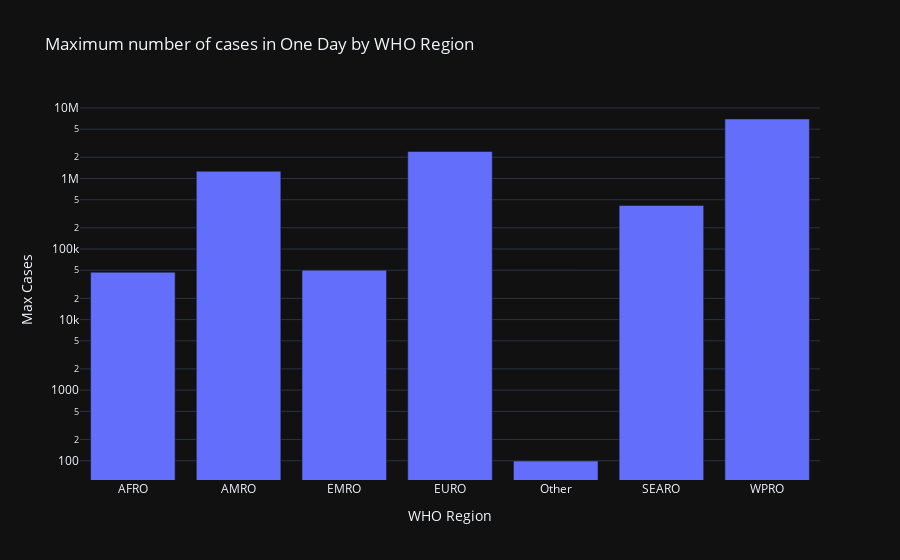
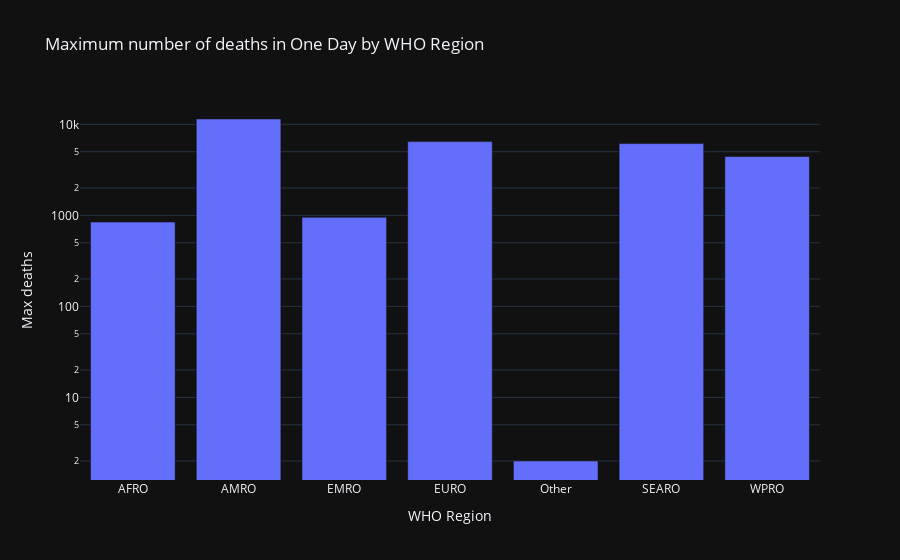

The cell these charts' notebook holds for them, in order:
### Markdown cell above
As seen above the minimum values for number of cases and deaths apperently have negtive values, why this is is hard to tell. Down below the maximum values for each region are shown in two separate graphs.

### Code cell
fig = px.bar(
        data_frame=max_min_deaths_cases_regions,
        x='WHO_region',
        y="max_cases",
        log_y=True,
        labels=dict(max_cases= 'Max Cases', WHO_region= 'WHO Region'),
        hover_data=['max_cases', 'WHO_region'],
        title='Maximum number of cases in One Day by WHO Region',
        template='plotly_dark',
    )
fig.show()

fig = px.bar(
        data_frame=max_min_deaths_cases_regions,
        x='WHO_region',
        y="max_deaths",
        log_y=True,
        labels=dict(max_deaths='Max deaths', WHO_region= 'WHO Region'),
        hover_data=['max_deaths', 'WHO_region'],
        title='Maximum number of deaths in One Day by WHO Region',
        template='plotly_dark',
    )
fig.show()

### Figure 1 — Plotly figure (JSON) as saved in the notebook; plotly's stock layout.template omitted (floating-point values rounded to 4 significant figures)
{"data": [{"alignmentgroup": "True", "hovertemplate": "WHO Region=%{x}<br>Max Cases=%{y}<extra></extra>", "legendgroup": "", "marker": {"color": "#636efa", "pattern": {"shape": ""}}, "name": "", "offsetgroup": "", "orientation": "v", "showlegend": false, "textposition": "auto", "type": "bar", "x": ["AFRO", "AMRO", "EMRO", "EURO", "Other", "SEARO", "WPRO"], "xaxis": "x", "y": [46914, 1265520, 50228, 2417043, 99, 414188, 6966046], "yaxis": "y"}], "layout": {"barmode": "relative", "legend": {"tracegroupgap": 0}, "title": {"text": "Maximum number of cases in One Day by WHO Region"}, "xaxis": {"anchor": "y", "domain": [0, 1], "title": {"text": "WHO Region"}}, "yaxis": {"anchor": "x", "domain": [0, 1], "title": {"text": "Max Cases"}, "type": "log"}}}

### Figure 2 — Plotly figure (JSON) as saved in the notebook; plotly's stock layout.template omitted (floating-point values rounded to 4 significant figures)
{"data": [{"alignmentgroup": "True", "hovertemplate": "WHO Region=%{x}<br>Max deaths=%{y}<extra></extra>", "legendgroup": "", "marker": {"color": "#636efa", "pattern": {"shape": ""}}, "name": "", "offsetgroup": "", "orientation": "v", "showlegend": false, "textposition": "auto", "type": "bar", "x": ["AFRO", "AMRO", "EMRO", "EURO", "Other", "SEARO", "WPRO"], "xaxis": "x", "y": [844, 11447, 951, 6460, 2, 6148, 4432], "yaxis": "y"}], "layout": {"barmode": "relative", "legend": {"tracegroupgap": 0}, "title": {"text": "Maximum number of deaths in One Day by WHO Region"}, "xaxis": {"anchor": "y", "domain": [0, 1], "title": {"text": "WHO Region"}}, "yaxis": {"anchor": "x", "domain": [0, 1], "title": {"text": "Max deaths"}, "type": "log"}}}
